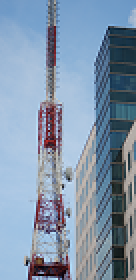
#> input picture assets/left.png, 68 x 140 px (shown 2 times larger)
$ python niceview_lvgl_convert.py ../assets/left.png
#> lines starting #> are read from the running program, lines starting #| are printed output that depends on the picture
#!/usr/bin/env python3
"""
niceview_lvgl_convert.py

Convert images to fixed size 1-bit indexed LVGL C arrays.
Pipeline:
  - Resize to width x height (defaults 140x60)
  - (Optional) Rotate 90° clockwise (default: rotate)
  - Convert to 1-bit (Floyd–Steinberg dither by default)
  - Pack pixels (8 px / byte), MSB-first by default
  - Emit a .c file whose name matches the source image stem
  - LVGL descriptor uses LV_IMG_CF_INDEXED_1BIT and includes a 2‑entry conditional palette

Usage examples:
  python3 niceview_lvgl_convert.py img.jpg
  python3 niceview_lvgl_convert.py img1.jpg img2.png --outdir out
  python3 niceview_lvgl_convert.py art.png --lsb-first
  python3 niceview_lvgl_convert.py logo.png --no-dither --no-rotate
"""

import argparse
from pathlib import Path
from PIL import Image

def to_1bpp(img, dither=True, invert=True):
    """Convert a PIL image to 1-bit;"""
    if dither:
        bw = img.convert("1")  # 1-bit with FS dither
    else:
        # Threshold
        bw = img.convert("L").point(lambda p: 255 if p >= 128 else 0, mode="1")
    if invert:
        bw = bw.point(lambda p: 255 - p, mode="1")
    return bw

def pack_bits_1bpp(img_1bit, lsb_first=False):
    """
    Pack a mode '1' image into bytes (8 pixels per byte).
    MSB-first (bit 7 is leftmost pixel) by default; LSB-first if requested.
    """
    if img_1bit.mode != "1":
        raise ValueError("pack_bits_1bpp expects a mode '1' image")
    w, h = img_1bit.size
    pix = img_1bit.load()
    out = bytearray()
    for y in range(h):
        bit_acc = 0
        bit_count = 0
        for x in range(w):
            bit = 1 if pix[x, y] == 255 else 0
            if lsb_first:
                bit_acc |= (bit & 1) << bit_count
            else:
                bit_acc = (bit_acc << 1) | (bit & 1)
            bit_count += 1
            if bit_count == 8:
                out.append(bit_acc & 0xFF)
                bit_acc = 0
                bit_count = 0
        if bit_count:
            if not lsb_first:
                bit_acc <<= (8 - bit_count)
            out.append(bit_acc & 0xFF)
    return bytes(out)

def make_macro_name(s: str) -> str:
    """Make a valid macro name (uppercase, only A-Z, 0-9, _) from a string."""
    return "".join(ch.upper() if ch.isalnum() else "_" for ch in s)

def emit_indexed1bit_lvgl_c_file(filename_stem, width, height, image_bytes, bytes_per_line=12):
    macro_name = make_macro_name(filename_stem)
    array_name = f"{filename_stem}_map"
    img_var_name = filename_stem

    # Conditional palette (index 0 / index 1) – unchanged from previous requirement.
    palette_block = """\
#if CONFIG_NICE_VIEW_WIDGET_INVERTED
    0xff, 0xff, 0xff, 0xff, /*Color of index 0*/
    0x00, 0x00, 0x00, 0xff, /*Color of index 1*/
#else
    0x00, 0x00, 0x00, 0xff, /*Color of index 0*/
    0xff, 0xff, 0xff, 0xff, /*Color of index 1*/
#endif
"""

    hexes = [f"0x{b:02X}" for b in image_bytes]
    lines = [", ".join(hexes[i:i+bytes_per_line]) for i in range(0, len(hexes), bytes_per_line)]
    image_array_literal = ",\n    ".join(lines)
    array_block = f"{palette_block}\n{image_array_literal}"

    c_content = f"""\
#ifndef LV_ATTRIBUTE_IMG_{macro_name}
#define LV_ATTRIBUTE_IMG_{macro_name}
#endif

const LV_ATTRIBUTE_MEM_ALIGN LV_ATTRIBUTE_LARGE_CONST LV_ATTRIBUTE_IMG_{macro_name} uint8_t
    {array_name}[] = {{
    {array_block}
}};

const lv_img_dsc_t {img_var_name} = {{
    .header.cf = LV_COLOR_FORMAT_I1,

    .header.w = {width},
    .header.h = {height},
    .data_size = sizeof({array_name}),
    .data = {array_name},
}};
"""
    return c_content

def process_image(path: Path, args):
    filename_stem = path.stem

    with Image.open(path) as im:
#> im is the input picture: PIL image 68x140 RGBA; mean R, G, B, A 129, 148.6, 170.3, 255
        im = im.convert("L")
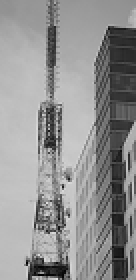
#> im: PIL image 68x140 L (shown 2 times larger); min 0, max 224, mean 145.2
        im = im.resize((args.width, args.height), Image.LANCZOS)

        if not args.no_rotate:
            im = im.transpose(Image.ROTATE_270)
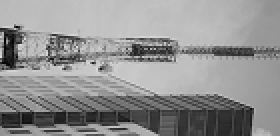
#> im: PIL image 140x68 L (shown 2 times larger); min 0, max 224, mean 145.2

        bw = to_1bpp(im, dither=not args.no_dither, invert=False)
#> in to_1bpp, `bw = img.convert("1")`:
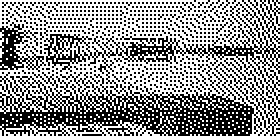
#> bw: PIL image 140x68 1 (shown 2 times larger); 57% white; black in thin lines or dots
        packed = pack_bits_1bpp(bw, lsb_first=args.lsb_first)

        outdir = Path(args.outdir)
        outdir.mkdir(parents=True, exist_ok=True)
        out_c = outdir / f"{filename_stem}.c"

        final_w, final_h = (args.height, args.width) if not args.no_rotate else (args.width, args.height)

        c_file_contents = emit_indexed1bit_lvgl_c_file(filename_stem, final_w, final_h, packed, bytes_per_line=args.bytes_per_line)

        with open(out_c, "w", encoding="utf-8") as f:
            f.write(c_file_contents)

        return out_c, len(packed)

def main():
    p = argparse.ArgumentParser(description="Convert images to 1bpp indexed LVGL arrays.")
    p.add_argument("inputs", nargs="+", help="Input image files (png/jpg/gif/bmp/...)")
    p.add_argument("--outdir", default="out", help="Output directory (default: out)")
    p.add_argument("--width", type=int, default=68, help="Resize target width (default: 140)")
    p.add_argument("--height", type=int, default=140, help="Resize target height (default: 60)")
    p.add_argument("--no-dither", action="store_true", help="Disable Floyd–Steinberg dithering (use threshold)")
    p.add_argument("--lsb-first", action="store_true", help="Pack bits with LSB-first (bit 0 is leftmost pixel)")
    p.add_argument("--no-rotate", action="store_true", help="Do NOT rotate 90° clockwise")
    p.add_argument("--bytes-per-line", type=int, default=12, help="C array formatting: bytes per line")
    args = p.parse_args()

    total_bytes = 0
    outputs = []
    for inp in args.inputs:
        path = Path(inp)
        if not path.exists():
            print(f"[WARN] Skipping missing file: {path}")
            continue
        out_path, nbytes = process_image(path, args)
#> nbytes = 1224
        total_bytes += nbytes
#> total_bytes = 1224
        outputs.append(out_path)

    print(f"Done. Wrote {len(outputs)} file(s), total {total_bytes} bytes of packed 1bpp data.")
#| Done. Wrote 1 file(s), total 1224 bytes of packed 1bpp data.
    for o in outputs:
        print(f" - {o}")
#> this loop made 1 pass
#|  - out/left.c

if __name__ == "__main__":
    main()

$ run again, on assets/wagashi.png
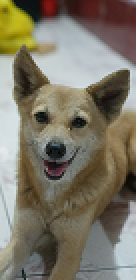
#> input picture assets/wagashi.png, 68 x 140 px (shown 2 times larger)
#> in process_image, im is the input picture: PIL image 68x140 RGBA; mean R, G, B, A 124.2, 118.5, 102.7, 255
#> in process_image, `im = im.transpose(Image.ROTATE_270)`:
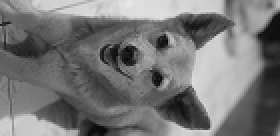
#> im: PIL image 140x68 L (shown 2 times larger); min 3, max 234, mean 118.4
#> in to_1bpp, `bw = img.convert("1")`:
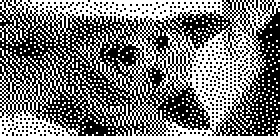
#> bw: PIL image 140x68 1 (shown 2 times larger); 46.4% white in thin lines or dots
#> nbytes = 1224
#| Done. Wrote 1 file(s), total 1224 bytes of packed 1bpp data.
#> the loop in main, `for o in outputs:` made 1 pass
#|  - out/wagashi.c
